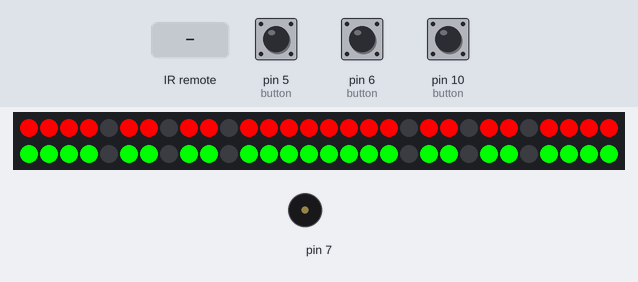
Simulated run of this sketch. Board: Arduino Uno, built with avr-gcc and run on an emulated ATmega328P. Shown: 60 RGB LEDs in strip order, left to right, continuing on the next row, buzzer (waves = sounding). Inputs (shaded band) come from the test bench; at power-on: pin 5 (button) HIGH, pin 6 (button) HIGH, pin 10 (button) HIGH. The strip is taken to match the declared colour order.

Above: at 1.2 s.
1.3 s: pin 5 (button) pulled LOW for 0.15 s
At 2.6 s:
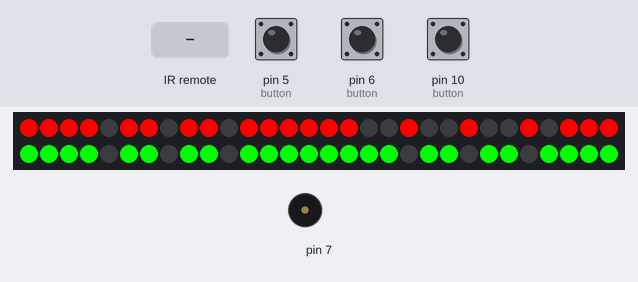
2.9 s: pin 6 (button) pulled LOW for 0.15 s
At 3.9 s:
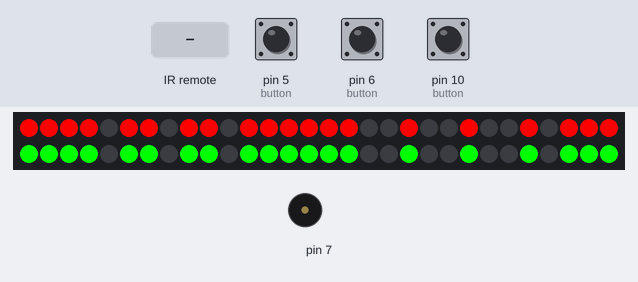
4.5 s: infrared code 0x1F4030 received
At 5.7 s:
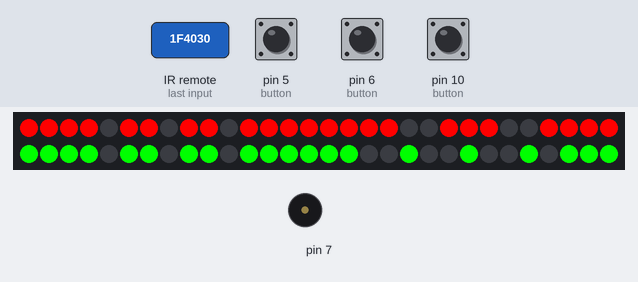
6.1 s: pin 5 (button) pulled LOW for 1 s
At 6.8 s:
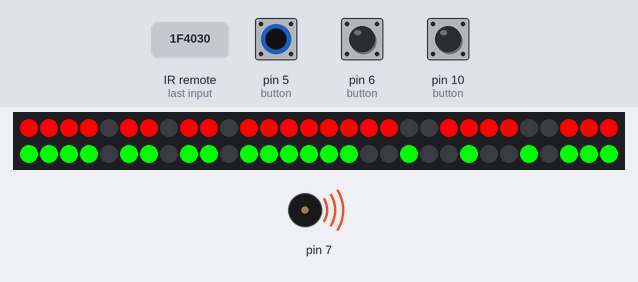
8.6 s: pin 6 (button) pulled LOW for 1 s
At 10.7 s:
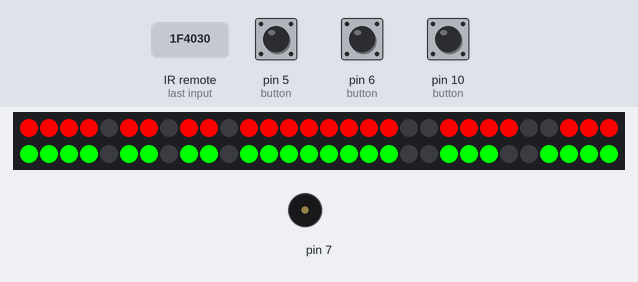
11.1 s: infrared code 0x4CF1DB received
At 12.0 s:
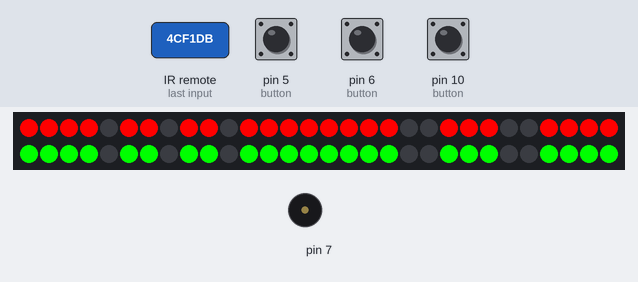
Timing chart, 0 to 13.8 s (numbered marks = the images above; inputs shaded):
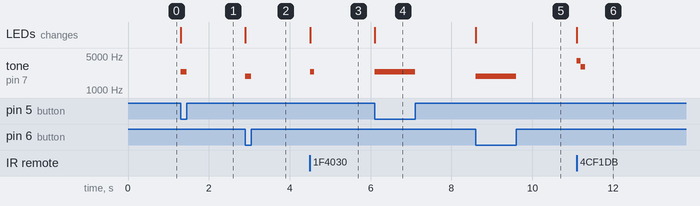

The sketch:

scoreboarRF.ino
```cpp
//inspired by https://github.com/iliketomakestuff/BLEScoreBoard
//Emanuele Manzoni

#include <RCSwitch.h> //libreria per RF

#include <Adafruit_NeoPixel.h>      //std adafruit stuff
#ifdef __AVR__
#include <avr/power.h>
#endif
#define PIN            3
#define NUMPIXELS      60

Adafruit_NeoPixel pixels = Adafruit_NeoPixel(NUMPIXELS, PIN, NEO_RGB + NEO_KHZ800);   //pixels will our adafruit obj
uint32_t colorList[] = { pixels.Color(255, 0, 0), pixels.Color(0 , 255, 0)  }; // here you can set colors

const int characterOffset = 15;
int charLayout[10][15] = {           //every row is one character on the panel
  {1, 1, 1, 1, 0, 1, 1, 0, 1, 1, 0, 1, 1, 1, 1}, //0
  {1, 1, 0, 0, 1, 0, 0, 1, 0, 0, 1, 0, 1, 1, 1}, //1
  {1, 1, 1, 1, 0, 0, 1, 1, 1, 0, 0, 1, 1, 1, 1}, //2
  {1, 1, 1, 1, 0, 0, 1, 1, 1, 1, 0, 0, 1, 1, 1}, //3
  {1, 0, 1, 1, 0, 1, 1, 1, 1, 1, 0, 0, 0, 0, 1}, //4
  {1, 1, 1, 0, 0, 1, 1, 1, 1, 1, 0, 0, 1, 1, 1}, //5
  {1, 1, 1, 0, 0, 1, 1, 1, 1, 1, 0, 1, 1, 1, 1}, //6
  {1, 1, 1, 1, 0, 0, 0, 0, 1, 1, 0, 0, 0, 0, 1}, //7
  {1, 1, 1, 1, 0, 1, 1, 1, 1, 1, 0, 1, 1, 1, 1}, //8
  {1, 1, 1, 1, 0, 1, 1, 1, 1, 1, 0, 0, 0, 0, 1} //9
};


RCSwitch mySwitch = RCSwitch();     //std rcswitch stuff
unsigned long code0 = 2048048;       //the 4 different codes of the remote
unsigned long code1 = 504265;
unsigned long code2 = 5042651;
unsigned long code3 = 5042652 ;

int score[2] = {0, 0};     //score var: 0 for Left, 1 for Right


void setup() {
  //Serial.begin(9600);
  pixels.begin();
  mySwitch.enableReceive(0);  // Receiver on interrupt 0 => that is pin #2
  pinMode(5, INPUT_PULLUP);
  pinMode(6, INPUT_PULLUP);
  pinMode(10, INPUT_PULLUP);
  resetScore();
}


void loop() {
  if (mySwitch.available()) {
    long remoteVal = mySwitch.getReceivedValue();
    if (remoteVal == code0) {
      leftAdd();
      while (mySwitch.available()) {
        mySwitch.resetAvailable();
        delay(100);
      }
    } else if (remoteVal == code1) {
      rightAdd();
      while (mySwitch.available()) {
        mySwitch.resetAvailable();
        delay(100);
      }
    } else if (remoteVal == code2) {
      leftSubtract();
      while (mySwitch.available()) {
        mySwitch.resetAvailable();
        delay(100);
      }
    } else if (remoteVal == code3) {
      rightSubtract();
      while (mySwitch.available()) {
        mySwitch.resetAvailable();
        delay(100);
      }
    }

    mySwitch.resetAvailable();  //reset for any other captured signals
  }

  if (!digitalRead(5)) {        //left add with button
    leftAdd();
    while (!digitalRead(5))
      delay(50);
  }
  if (!digitalRead(6)) {        //right add with button
    rightAdd();
    while (!digitalRead(6))
      delay(50);
  }
  if (!digitalRead(10)) {       //reset the score with button
    int counter10 = 0;
    while (!digitalRead(10)) {
      counter10++;
      if (counter10 == 30) {
        resetScore();
        resetSound();
      } else {
        delay(50);
      }
    }
  }
  noTone(7);
}


void toggleLocation(int team, int location, int ledState) {
  if (ledState == 0) {
    pixels.setPixelColor(location, pixels.Color(0, 0, 0)); //spegne il led, colore nero
  } else {
    pixels.setPixelColor(location, colorList[team]);
  }
}

void setNumber(int team, int teamScore) {     //displays the score
  int teamOffset = team * characterOffset * 2;
  int ones = (teamScore % 10);
  int tens = ((teamScore / 10) % 10);
  for (int i = 0; i < 15; i++) {
    toggleLocation(team, i + teamOffset, charLayout[tens][i]);
    toggleLocation(team, i + teamOffset + characterOffset, charLayout[ones][i]);
  }

  pixels.show();
}

void setScore(int team, int val) {    //update the score and calls the display function
  int teamScore = score[team];
  if (val == 0 | teamScore > 99) {
    teamScore = 0;
  } else {
    teamScore += val;
    if (teamScore < 0) {
      teamScore = 0;
    }
  }
  score[team] = teamScore;
  setNumber(team, teamScore);
}

void leftAdd() {
  setScore(0, 1);
  tone(7, 2400);
}

void rightAdd() {
  setScore(1, 1);
  tone(7, 1900);
}

void leftSubtract() {
  setScore(0, -1);
  subtractSound();
}

void rightSubtract() {
  setScore(1, -1);
  subtractSound();
}

void resetScore() {
  setScore(0, 0);
  setScore(1, 0);
}

void resetSound() {
  tone(7, 4000, 100);
  delay(100);
  tone(7, 3000, 100);
  delay(100);
  tone(7, 2000, 100);
  delay(100);
}

void subtractSound(){
  tone(7, 4000, 100);
  delay(100);
  tone(7, 3000, 100);
  delay(100);
}
```

Measured:
- after the input at 1.3 s, tone on pin 7: silent → 2400 Hz at once, → silent 0.15 s later; the LEDs: change at once (image 1)
- after the input at 2.9 s, tone on pin 7: silent → 1900 Hz at once, → silent 0.15 s later; the LEDs: change at once (image 2)
- after the input at 4.5 s, tone on pin 7: silent → 2400 Hz at once, → silent 0.10 s later; the LEDs: change at once (image 3)
- after the input at 6.1 s, tone on pin 7: silent → 2400 Hz at once, → silent 1.0 s later; the LEDs: change at once (image 4)
- after the input at 8.6 s, tone on pin 7: silent → 1900 Hz at once, → silent 1.0 s later; the LEDs: change at once (image 5)
- after the input at 11.1 s, tone on pin 7: silent → 4000 Hz at once, → 3000 Hz 0.10 s later, → silent 0.10 s later; the LEDs: change at once (image 6)
